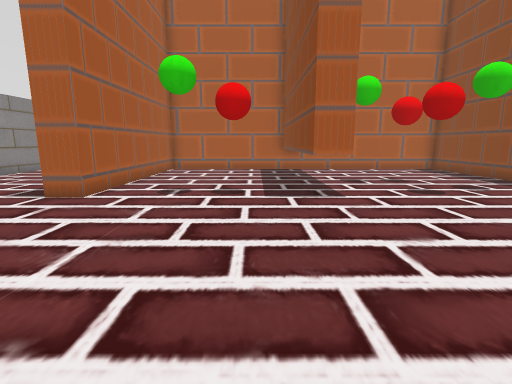
[1] (above)

16 first-person views from a walk through a Unity game level. The camera is 1.4 m above the floor, tilts 10° down and sees 85° across. The floor is counted in squares, 1 m on a side. Each view is taken from the middle of a square. On the plan, view 1 faces up. The plan holds only what a view shows up to about 14 squares ahead; the rest is blank.

[2]
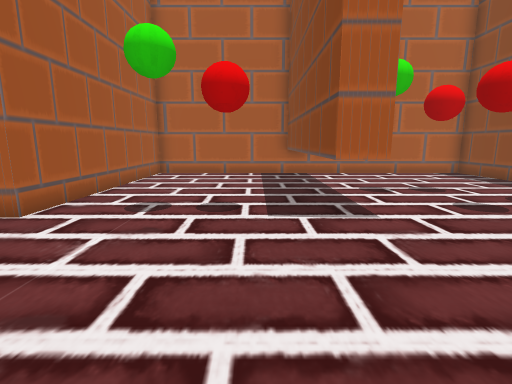

[3]
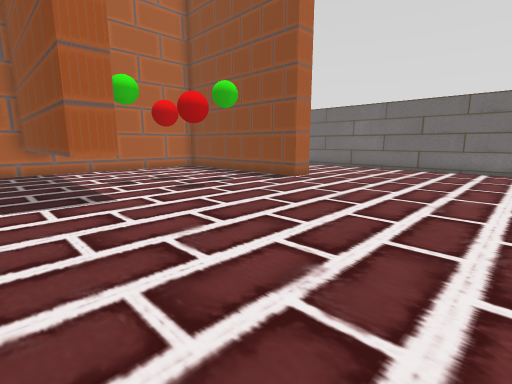

[4]
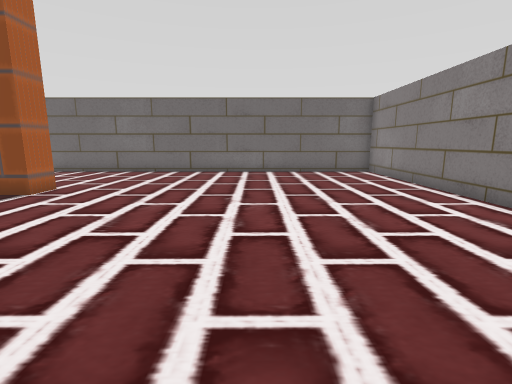

[5]
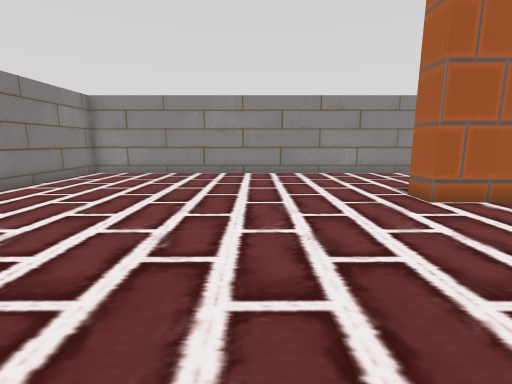

[6]
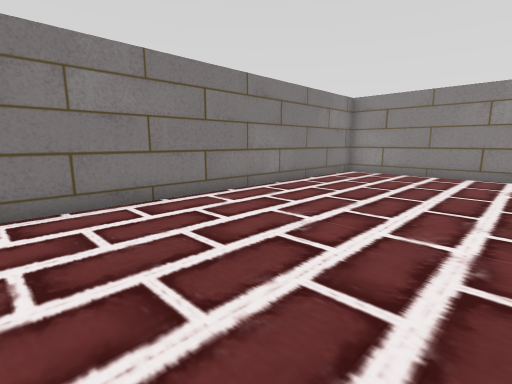

[7]
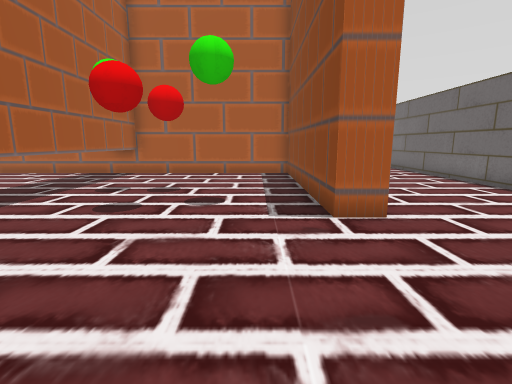

[8]
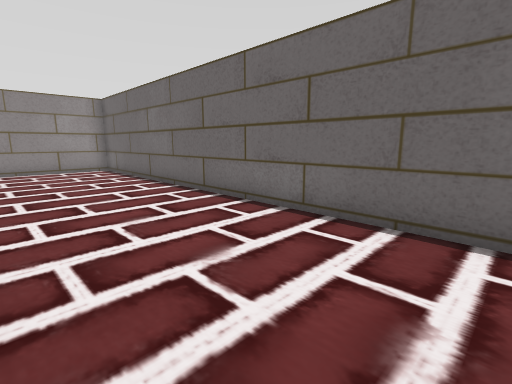

[9]
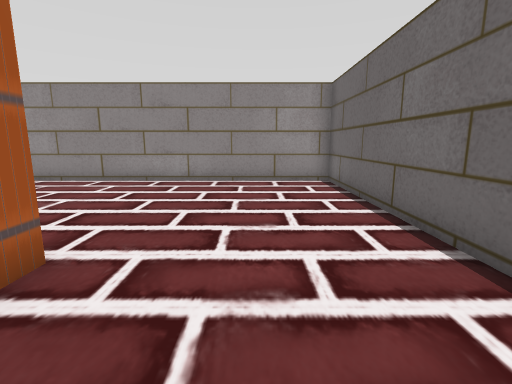

[10]
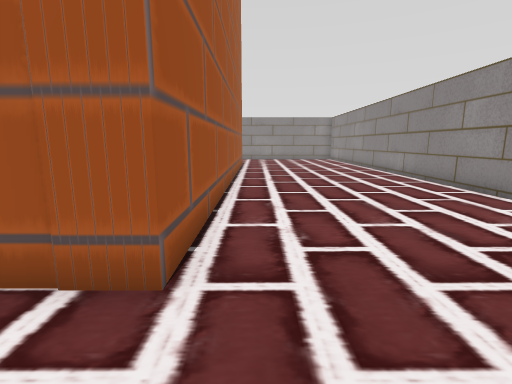

[11]
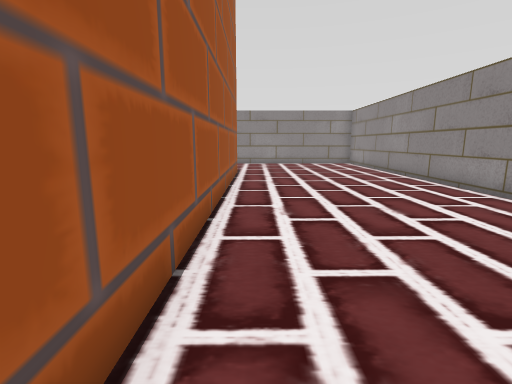

[12]
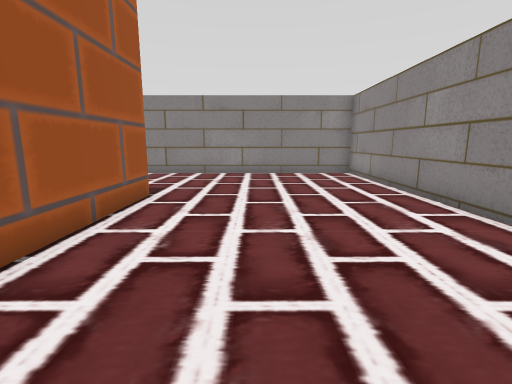

[13]
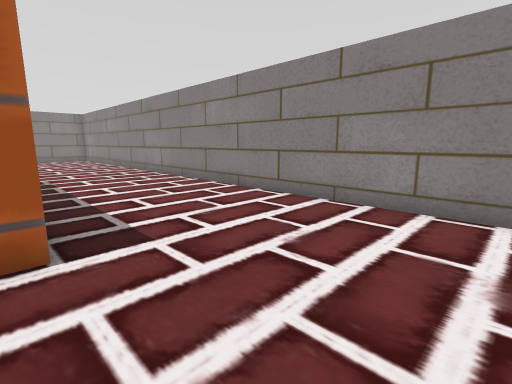

[14]
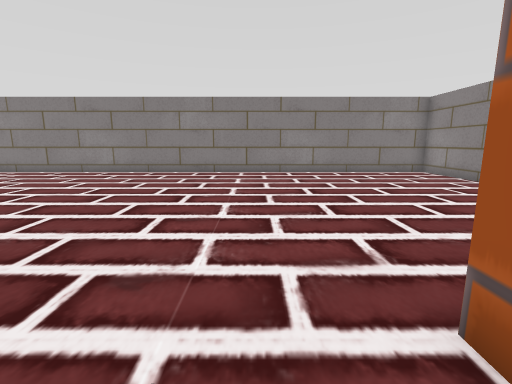

[15]
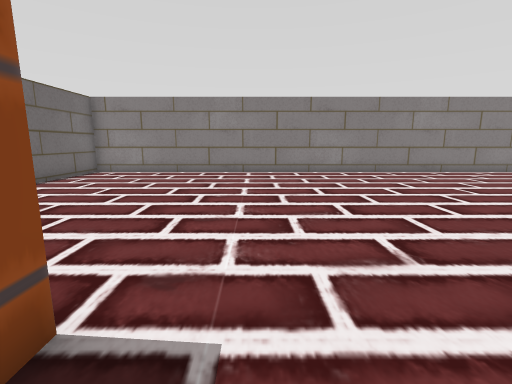

[16]
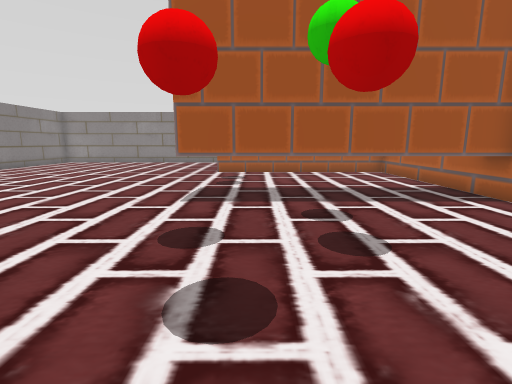

### Floor plan
Key: @ floor where view 1 was taken; # wall or solid block; . floor; T thing the floor can be seen under or through.
Columns run from 11 left of view 1 to 16 right of it. Each row starts with its distance up from view 1.
 24 ############################
 23 #..........................#
 22 #..........................#
 21 #..........................#
 20 #..........................#
 19 #..........................#
 18 #..........................#
 17 #..........................#
 16 #.....################.....#
 15 #.....################.....#
 14 #.....#......T.......#.....#
 13 #.....#......T.......#.....#
 12 #.....#......T.......#.....#
 11 #.....#......T.......#.....#
 10 #.....#......T.......#.....#
  9 #.....#......T.......#.....#
  8 #.....#......T.......#.....#
  7 #..........................#
  6 #..........................#
  5 #..........................#
  4 #..........................#
  3 #..........................#
  2 #..........................#
  1 #..........................#
  0 #..........@...............#
 -1 #..........................#
 -2 #..........................#
 -3 #..........................#
 -4 #..........................#
 -5 ############################

Positions as (right, up) in squares from view 1, and headings:
1: (0, 0), facing up
2: (0, 2), facing up
3: (0, 0), facing up-right
4: (2, 1), facing right
5: (2, 3), facing left
6: (2, 2), facing down-left
7: (8, 2), facing up
8: (11, 8), facing up-right
9: (13, 13), facing up
10: (13, 17), facing left
11: (8, 17), facing left
12: (2, 19), facing left
13: (-5, 20), facing down-left
14: (-3, 9), facing down
15: (8, 9), facing down
16: (9, 9), facing left
